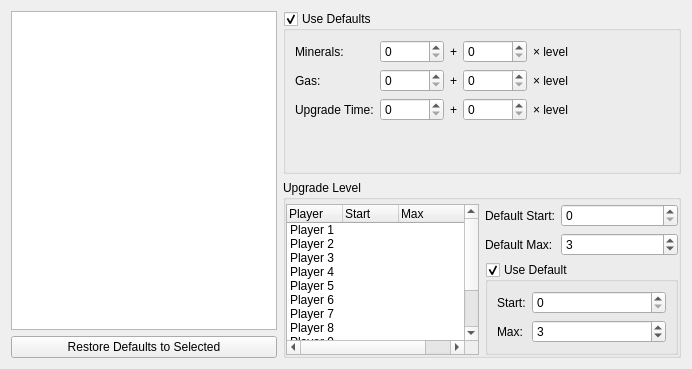
     <widget class="QWidget" name="upgradeSettingsTab">
      <attribute name="title">
       <string>Upgrades</string>
      </attribute>
      <layout class="QGridLayout" name="gridLayout_12" rowstretch="1,1" columnstretch="2,3">
       <item row="0" column="1">
        <widget class="TriStateGroupBox" name="grpUpgradeUseDefaults">
         <property name="title">
          <string>Use Defaults</string>
         </property>
         <property name="checkable">
          <bool>true</bool>
         </property>
         <property name="checked">
          <bool>true</bool>
         </property>
         <layout class="QFormLayout" name="formLayout_2">
          <item row="0" column="0">
           <widget class="QLabel" name="label_17">
            <property name="text">
             <string>Minerals:</string>
            </property>
           </widget>
          </item>
          <item row="0" column="1">
           <layout class="QHBoxLayout" name="horizontalLayout">
            <item>
             <widget class="QSpinBox" name="spnUpgrOreCostBase">
              <property name="minimumSize">
               <size>
                <width>64</width>
                <height>0</height>
               </size>
              </property>
              <property name="maximum">
               <number>65535</number>
              </property>
             </widget>
            </item>
            <item>
             <widget class="QLabel" name="label_18">
              <property name="text">
               <string>+</string>
              </property>
             </widget>
            </item>
            <item>
             <widget class="QSpinBox" name="spnUpgrOreCostFactor">
              <property name="minimumSize">
               <size>
                <width>64</width>
                <height>0</height>
               </size>
              </property>
              <property name="maximum">
               <number>65535</number>
              </property>
             </widget>
            </item>
            <item>
             <widget class="QLabel" name="label_27">
              <property name="text">
               <string>× level</string>
              </property>
             </widget>
            </item>
            <item>
             <spacer name="horizontalSpacer">
              <property name="orientation">
               <enum>Qt::Horizontal</enum>
              </property>
              <property name="sizeHint" stdset="0">
               <size>
                <width>40</width>
                <height>20</height>
               </size>
              </property>
             </spacer>
            </item>
           </layout>
          </item>
          <item row="1" column="0">
           <widget class="QLabel" name="label_14">
            <property name="text">
             <string>Gas:</string>
            </property>
           </widget>
          </item>
          <item row="1" column="1">
           <layout class="QHBoxLayout" name="horizontalLayout_2">
            <item>
             <widget class="QSpinBox" name="spnUpgrGasCostBase">
              <property name="minimumSize">
               <size>
                <width>64</width>
                <height>0</height>
               </size>
              </property>
              <property name="maximum">
               <number>65535</number>
              </property>
             </widget>
            </item>
            <item>
             <widget class="QLabel" name="label_11">
              <property name="text">
               <string>+</string>
              </property>
             </widget>
            </item>
            <item>
             <widget class="QSpinBox" name="spnUpgrGasCostFactor">
              <property name="minimumSize">
               <size>
                <width>64</width>
                <height>0</height>
               </size>
              </property>
              <property name="maximum">
               <number>65535</number>
              </property>
             </widget>
            </item>
            <item>
             <widget class="QLabel" name="label_12">
              <property name="text">
               <string>× level</string>
              </property>
             </widget>
            </item>
            <item>
             <spacer name="horizontalSpacer_3">
              <property name="orientation">
               <enum>Qt::Horizontal</enum>
              </property>
              <property name="sizeHint" stdset="0">
               <size>
                <width>40</width>
                <height>20</height>
               </size>
              </property>
             </spacer>
            </item>
           </layout>
          </item>
          <item row="2" column="0">
           <widget class="QLabel" name="label_13">
            <property name="text">
             <string>Upgrade Time:</string>
            </property>
           </widget>
          </item>
          <item row="2" column="1">
           <layout class="QHBoxLayout" name="horizontalLayout_4">
            <item>
             <widget class="QSpinBox" name="spnUpgrTimeCostBase">
              <property name="minimumSize">
               <size>
                <width>64</width>
                <height>0</height>
               </size>
              </property>
              <property name="maximum">
               <number>65535</number>
              </property>
             </widget>
            </item>
            <item>
             <widget class="QLabel" name="label_28">
              <property name="text">
               <string>+</string>
              </property>
             </widget>
            </item>
            <item>
             <widget class="QSpinBox" name="spnUpgrTimeCostFactor">
              <property name="minimumSize">
               <size>
                <width>64</width>
                <height>0</height>
               </size>
              </property>
              <property name="maximum">
               <number>65535</number>
              </property>
             </widget>
            </item>
            <item>
             <widget class="QLabel" name="label_29">
              <property name="text">
               <string>× level</string>
              </property>
             </widget>
            </item>
            <item>
             <spacer name="horizontalSpacer_4">
              <property name="orientation">
               <enum>Qt::Horizontal</enum>
              </property>
              <property name="sizeHint" stdset="0">
               <size>
                <width>40</width>
                <height>20</height>
               </size>
              </property>
             </spacer>
            </item>
           </layout>
          </item>
         </layout>
        </widget>
       </item>
       <item row="0" column="0" rowspan="2">
        <layout class="QVBoxLayout" name="verticalLayout_11">
         <item>
          <widget class="QTreeWidget" name="upgradeTree">
           <property name="editTriggers">
            <set>QAbstractItemView::NoEditTriggers</set>
           </property>
           <property name="selectionMode">
            <enum>QAbstractItemView::ExtendedSelection</enum>
           </property>
           <attribute name="headerVisible">
            <bool>false</bool>
           </attribute>
           <column>
            <property name="text">
             <string notr="true">1</string>
            </property>
           </column>
          </widget>
         </item>
         <item>
          <widget class="QPushButton" name="btnResetUpgrades">
           <property name="text">
            <string>Restore Defaults to Selected</string>
           </property>
          </widget>
         </item>
        </layout>
       </item>
       <item row="1" column="1">
        <widget class="QGroupBox" name="groupBox_13">
         <property name="title">
          <string>Upgrade Level</string>
         </property>
         <property name="flat">
          <bool>true</bool>
         </property>
         <layout class="QGridLayout" name="gridLayout_17" columnstretch="1,1">
          <property name="leftMargin">
           <number>0</number>
          </property>
          <property name="topMargin">
           <number>4</number>
          </property>
          <property name="rightMargin">
           <number>0</number>
          </property>
          <property name="bottomMargin">
           <number>0</number>
          </property>
          <item row="0" column="0" rowspan="3">
           <widget class="QTreeWidget" name="upgradePlyrList">
            <property name="editTriggers">
             <set>QAbstractItemView::NoEditTriggers</set>
            </property>
            <property name="selectionMode">
             <enum>QAbstractItemView::ExtendedSelection</enum>
            </property>
            <property name="rootIsDecorated">
             <bool>false</bool>
            </property>
            <property name="itemsExpandable">
             <bool>false</bool>
            </property>
            <property name="allColumnsShowFocus">
             <bool>true</bool>
            </property>
            <property name="wordWrap">
             <bool>true</bool>
            </property>
            <property name="expandsOnDoubleClick">
             <bool>false</bool>
            </property>
            <attribute name="headerDefaultSectionSize">
             <number>56</number>
            </attribute>
            <column>
             <property name="text">
              <string>Player</string>
             </property>
            </column>
            <column>
             <property name="text">
              <string>Start</string>
             </property>
            </column>
            <column>
             <property name="text">
              <string>Max</string>
             </property>
            </column>
            <item>
             <property name="text">
              <string>Player 1</string>
             </property>
            </item>
            <item>
             <property name="text">
              <string>Player 2</string>
             </property>
            </item>
            <item>
             <property name="text">
              <string>Player 3</string>
             </property>
            </item>
            <item>
             <property name="text">
              <string>Player 4</string>
             </property>
            </item>
            <item>
             <property name="text">
              <string>Player 5</string>
             </property>
            </item>
            <item>
             <property name="text">
              <string>Player 6</string>
             </property>
            </item>
            <item>
             <property name="text">
              <string>Player 7</string>
             </property>
            </item>
            <item>
             <property name="text">
              <string>Player 8</string>
             </property>
            </item>
            <item>
             <property name="text">
              <string>Player 9</string>
             </property>
            </item>
            <item>
             <property name="text">
              <string>Player 10</string>
             </property>
            </item>
            <item>
             <property name="text">
              <string>Player 11</string>
             </property>
            </item>
            <item>
             <property name="text">
              <string>Player 12</string>
             </property>
            </item>
           </widget>
          </item>
          <item row="0" column="1">
           <layout class="QFormLayout" name="formLayout_7">
            <item row="0" column="0">
             <widget class="QLabel" name="label_25">
              <property name="text">
               <string>Default Start:</string>
              </property>
             </widget>
            </item>
            <item row="0" column="1">
             <widget class="QSpinBox" name="spnUpgrDefaultStart">
              <property name="minimumSize">
               <size>
                <width>64</width>
                <height>0</height>
               </size>
              </property>
              <property name="maximum">
               <number>255</number>
              </property>
             </widget>
            </item>
            <item row="1" column="0">
             <widget class="QLabel" name="label_26">
              <property name="text">
               <string>Default Max:</string>
              </property>
             </widget>
            </item>
            <item row="1" column="1">
             <widget class="QSpinBox" name="spnUpgrDefaultMax">
              <property name="minimumSize">
               <size>
                <width>64</width>
                <height>0</height>
               </size>
              </property>
              <property name="maximum">
               <number>255</number>
              </property>
              <property name="value">
               <number>3</number>
              </property>
             </widget>
            </item>
           </layout>
          </item>
          <item row="1" column="1">
           <widget class="TriStateGroupBox" name="grpUpgradePlayerDefaults">
            <property name="title">
             <string>Use Default</string>
            </property>
            <property name="checkable">
             <bool>true</bool>
            </property>
            <property name="checked">
             <bool>true</bool>
            </property>
            <layout class="QFormLayout" name="formLayout_13">
             <item row="0" column="0">
              <widget class="QLabel" name="label_19">
               <property name="text">
                <string>Start:</string>
               </property>
              </widget>
             </item>
             <item row="0" column="1">
              <widget class="QSpinBox" name="spnUpgrPlayerStart">
               <property name="minimumSize">
                <size>
                 <width>64</width>
                 <height>0</height>
                </size>
               </property>
               <property name="maximum">
                <number>255</number>
               </property>
              </widget>
             </item>
             <item row="1" column="0">
              <widget class="QLabel" name="label_20">
               <property name="text">
                <string>Max:</string>
               </property>
              </widget>
             </item>
             <item row="1" column="1">
              <widget class="QSpinBox" name="spnUpgrPlayerMax">
               <property name="minimumSize">
                <size>
                 <width>64</width>
                 <height>0</height>
                </size>
               </property>
               <property name="maximum">
                <number>255</number>
               </property>
               <property name="value">
                <number>3</number>
               </property>
              </widget>
             </item>
            </layout>
           </widget>
          </item>
          <item row="2" column="1">
           <spacer name="verticalSpacer_6">
            <property name="orientation">
             <enum>Qt::Vertical</enum>
            </property>
            <property name="sizeHint" stdset="0">
             <size>
              <width>20</width>
              <height>40</height>
             </size>
            </property>
           </spacer>
          </item>
         </layout>
        </widget>
       </item>
      </layout>
     </widget>
